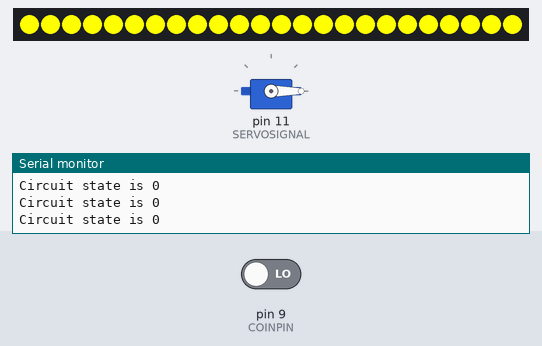
Recording of a sketch running on a simulated Arduino Uno, built with avr-gcc and run on an emulated ATmega328P. Shown: 24 RGB LEDs in strip order, left to right, servo, the last lines printed to the serial monitor. Inputs (shaded band) come from the test bench; at power-on: pin 9 (COINPIN) LOW.

Above: at 3.8 s.
3.9 s: pin 9 (COINPIN) driven HIGH
At 8.6 s:
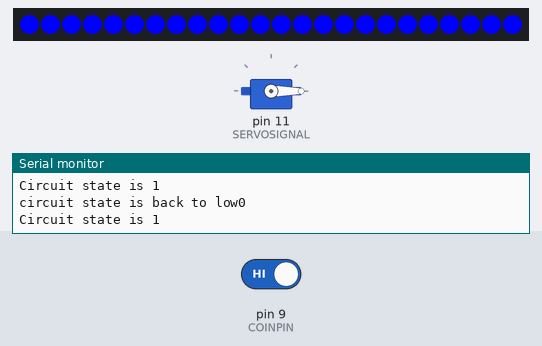
8.9 s: pin 9 (COINPIN) driven LOW
At 11.4 s:
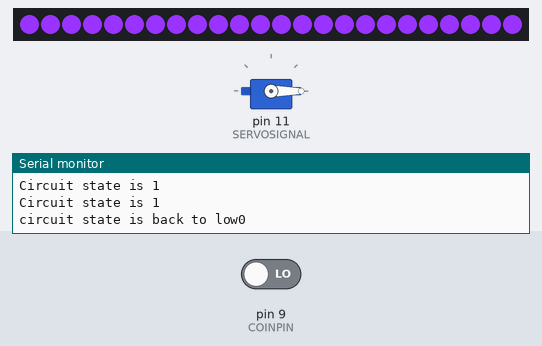
13.9 s: pin 9 (COINPIN) driven HIGH
At 17.8 s:
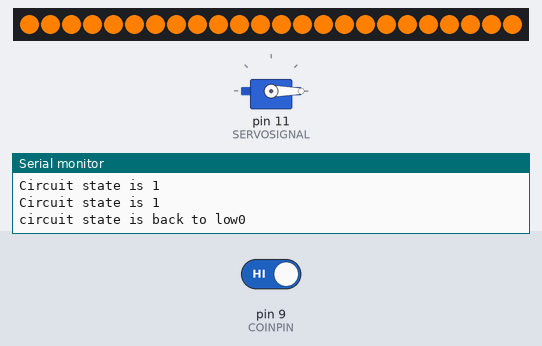
Timing chart, 0 to 29.9 s (numbered marks = the images above; inputs shaded):
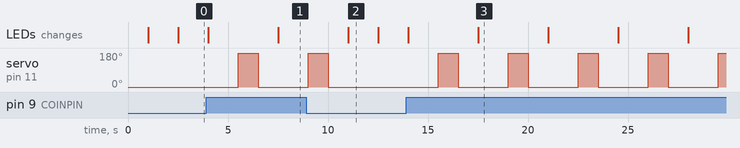

The sketch:

dispenser.ino
```cpp
#include <Adafruit_NeoPixel.h>
#include <Servo.h>

#define PIN 6 // neopixel pin
#define NUMPIXELS 24 // number of neopixels
#define COINPIN 9 //coin pin(input)
#define SERVOSIGNAL 11 //servo siganl pin

Adafruit_NeoPixel pixels = Adafruit_NeoPixel(NUMPIXELS, PIN, NEO_GRB + NEO_KHZ800);
Servo servo;

int delayval = 100;
int ctr = 1;
int angle = 10;

uint32_t red = pixels.Color(255, 0, 0);
uint32_t orange = pixels.Color(255, 128, 0);
uint32_t yellow = pixels.Color(255, 255, 0);
uint32_t green = pixels.Color(0, 255, 0);
uint32_t blue = pixels.Color(0, 0, 255);
uint32_t purple = pixels.Color(153,51, 255);
uint32_t pink = pixels.Color(255, 51, 153);


void setup() {

  pixels.begin();

  servo.attach(SERVOSIGNAL);
  servo.write(0);
  Serial.begin(9600);

  pinMode(COINPIN,INPUT);
  pinMode(SERVOSIGNAL, OUTPUT);

}

void loop() {

  int circuitState = digitalRead(COINPIN);
  Serial.print("Circuit state is ");
  Serial.println(circuitState);
  delay(1000);

  if(circuitState == HIGH){

    Serial.print("Circuit state is ");
    Serial.println(circuitState);
    servo.write(180);
    delay(1000);
    servo.write(0);
    delay(1000);
    circuitState = LOW;
    Serial.print("circuit state is back to low");
    Serial.println(circuitState);
  }


  ctr++;
  if(ctr > 7){
    ctr = 1;
  }

  switch(ctr){
      case 1:
        pixels.fill(red, 0, NUMPIXELS);
        break;
      case 2:
        pixels.fill(orange, 0, NUMPIXELS);
        break;
      case 3:
        pixels.fill(yellow, 0, NUMPIXELS);
        break;
      case 4:
        pixels.fill(green, 0, NUMPIXELS);
        break;
      case 5:
        pixels.fill(blue, 0, NUMPIXELS);
        break;
      case 6:
        pixels.fill(purple, 0, NUMPIXELS);
        break;
      case 7:
        pixels.fill(pink, 0, NUMPIXELS);
        break;

  }
  pixels.show();
  delay(500);
}
```

Measured:
- after the input at 3.9 s, servo on pin 11 (SERVOSIGNAL): 0° → 180° after 1.6 s, → 0° 1.0 s later
- after the input at 8.9 s, servo on pin 11 (SERVOSIGNAL): goes on until 10.0 s, then stays 0°
- after the input at 13.9 s, servo on pin 11 (SERVOSIGNAL): alternates 180° for 1.0 s and 0° for 2.5 s, starting after 1.6 s
- what the display in image 2 shows lasts 1.5 s, from 11.0 s to 12.5 s
